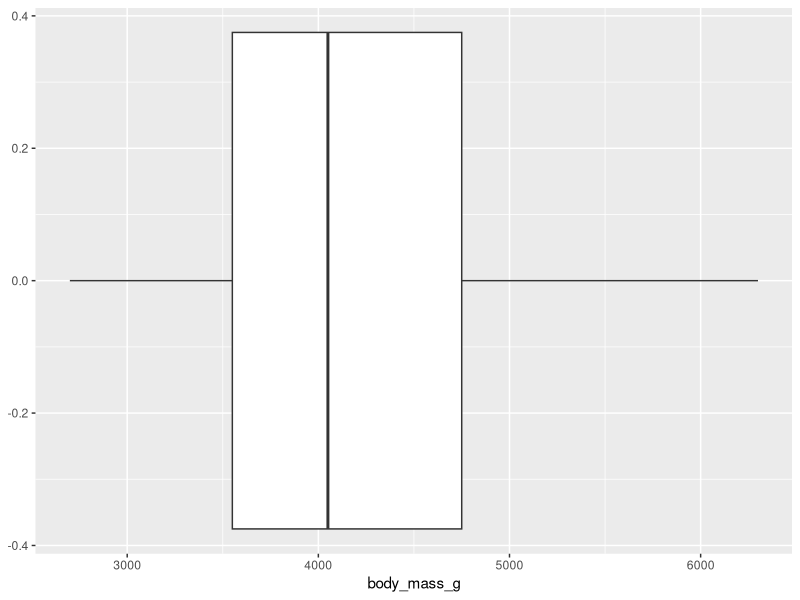
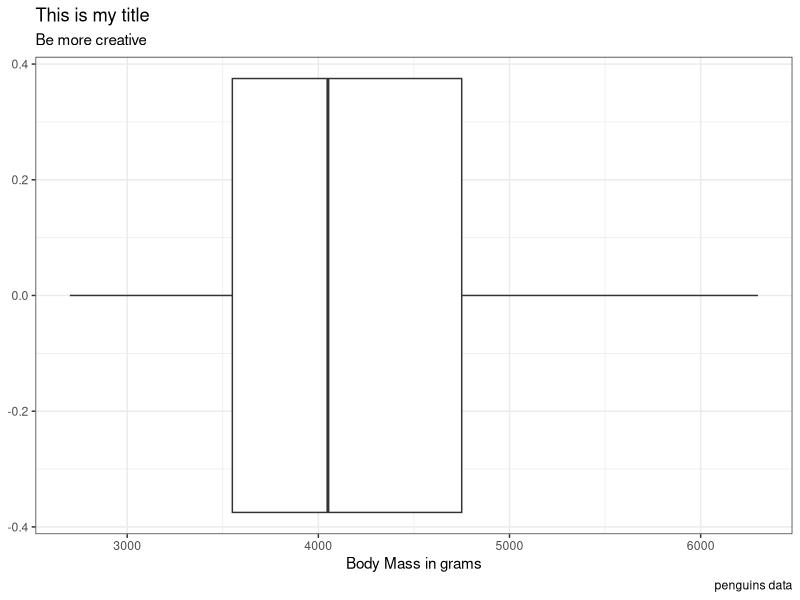
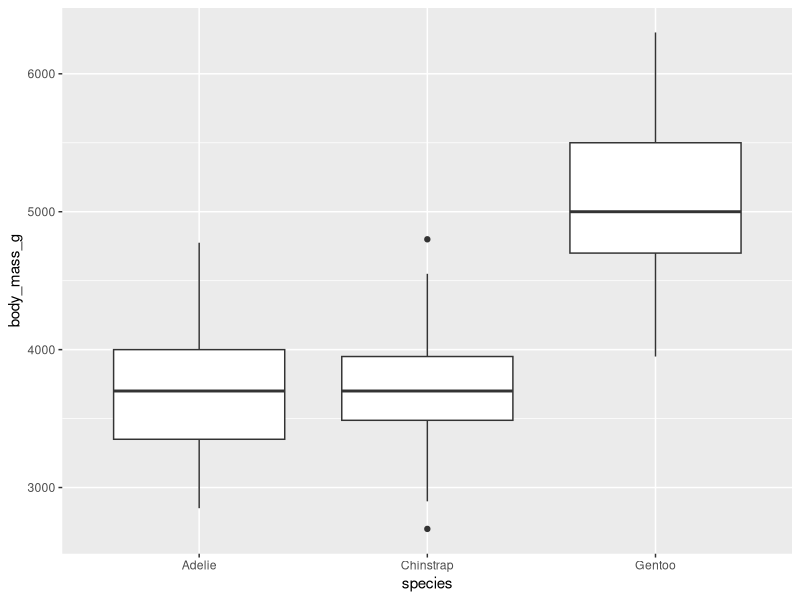
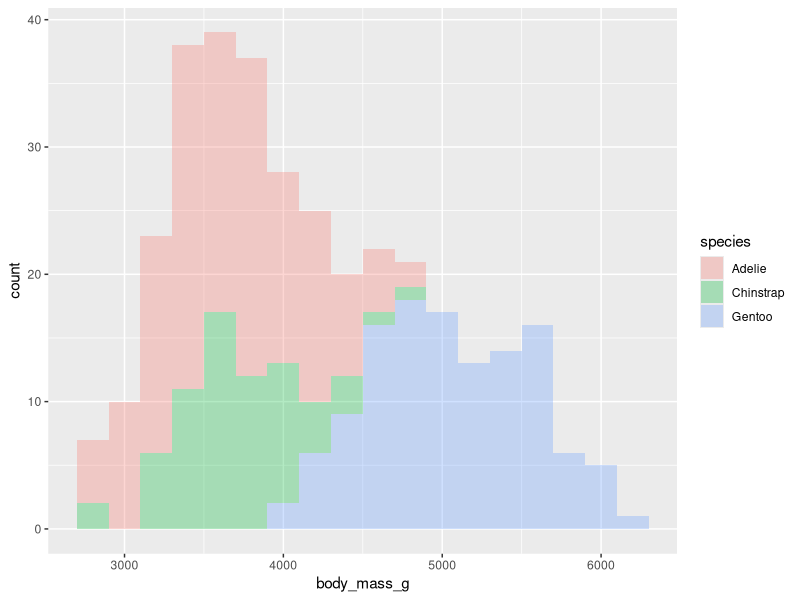
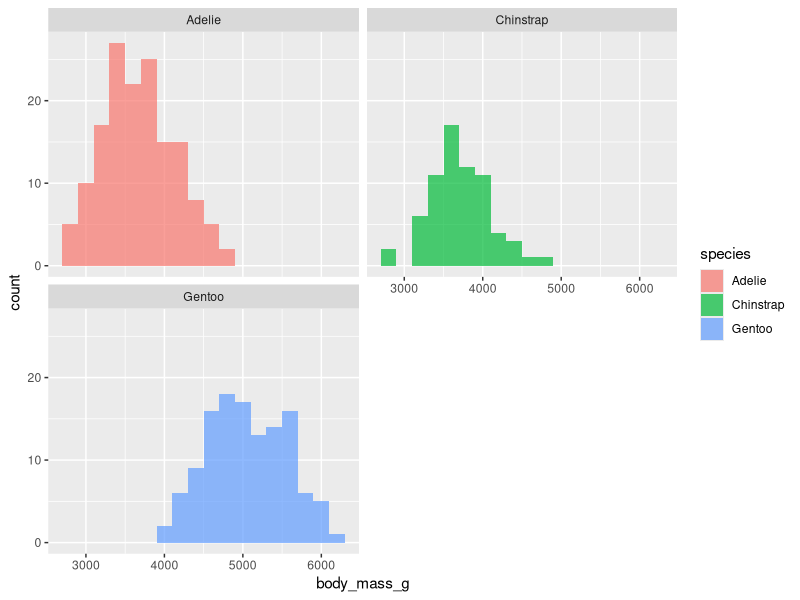
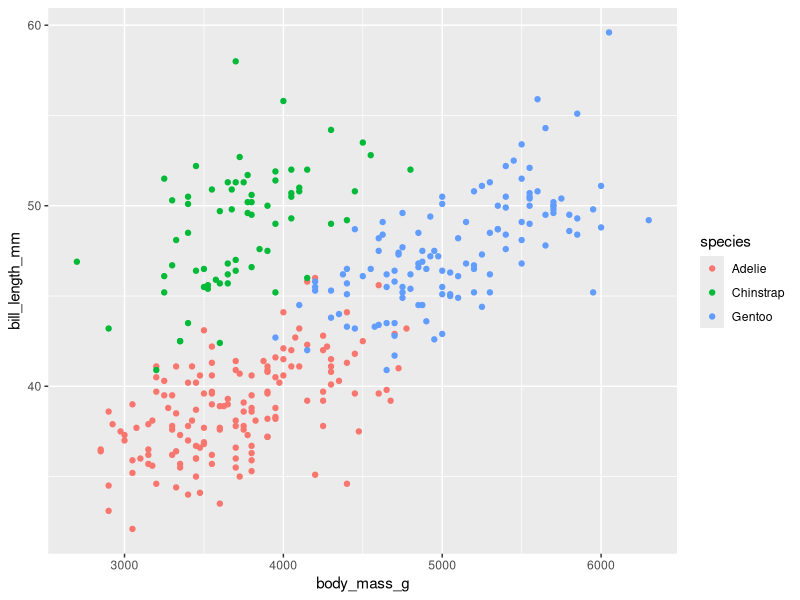
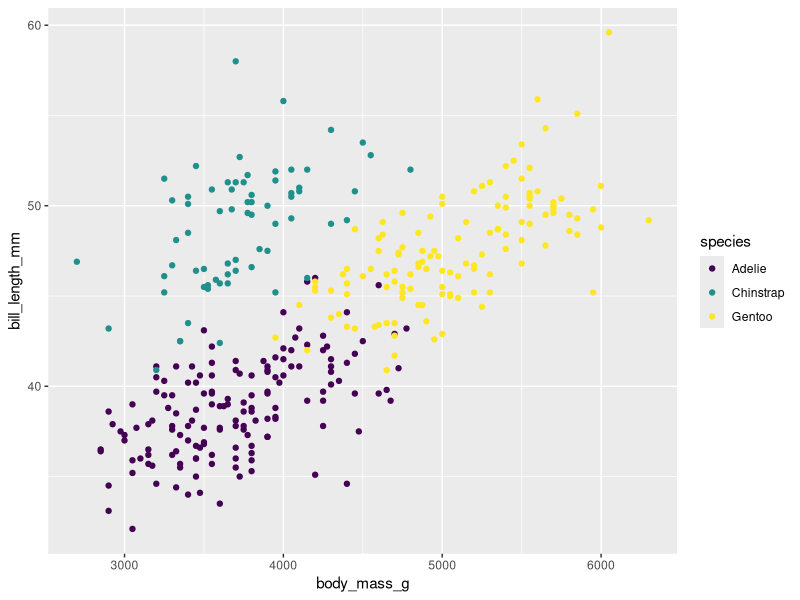
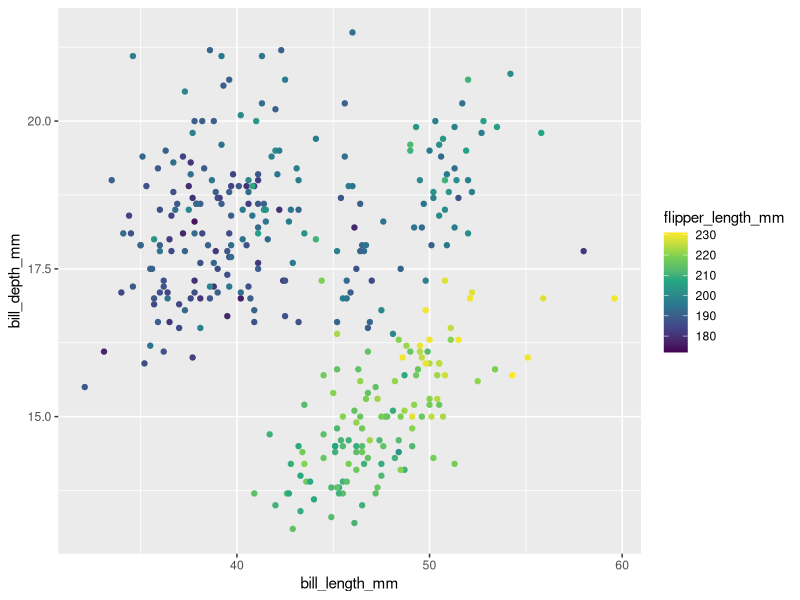

The R source for these figures, in order:
## ---- chunk 1
#| label: load-packages
#| warning: false
#| message: false
#| eval: true


library(tidyverse)
library(palmerpenguins)
#The data set name is penguins
## ---- chunk 2
#| label: glimpse

glimpse(penguins)
names(penguins)

## ---- chunk 3
#| label: boxplot-weight

penguins |>
  ggplot(
    aes(x = body_mass_g)
  ) + 
  geom_boxplot()

## ---- chunk 4
#| label: theme

penguins |>
  ggplot(
    aes(x = body_mass_g)) + 
    geom_boxplot() + 
    theme_bw() +
    labs(x = "Body Mass in grams",
         title = "This is my title",
         subtitle = "Be more creative",
         caption = "penguins data")


## ---- chunk 5
#| label: side-by-side

penguins |>
  ggplot(
    aes(x = species, y = body_mass_g)
  ) + 
  geom_boxplot()

## ---- chunk 6
#| label: histogram-weight-species

penguins |>
  ggplot( 
       aes(x = body_mass_g, fill = species )) +
       geom_histogram(binwidth = 200, alpha = 0.3)


## ---- chunk 7
#| label: facet

penguins |>
  ggplot( 
       aes(x = body_mass_g, fill = species )) +
       geom_histogram(binwidth = 200, alpha = .7) +
       facet_wrap(~species, ncol = 2)
       
## ---- chunk 8
#| label: color-demo

p <- penguins |> # this is the data set | we are saving this plot as object p
  ggplot( #this sets up my plot
    aes(x = body_mass_g, y = bill_length_mm , color = species)
  ) + 
    geom_point() 


p

p + scale_colour_viridis_d()

## ---- chunk 9

penguins |> 
  ggplot(
    aes(x = bill_length_mm, y = bill_depth_mm, color = flipper_length_mm )
  ) + 
  geom_point() + 
  scale_colour_viridis_c()
  

